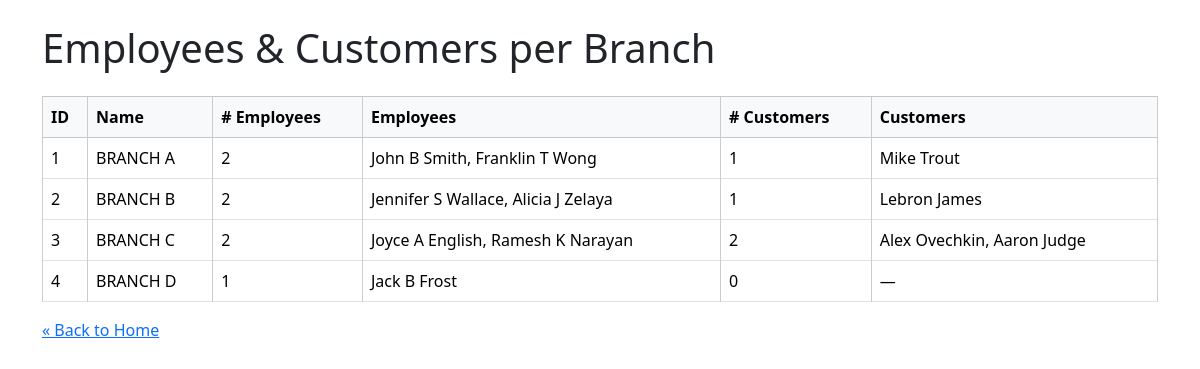
The page /branch_overview.php on the database its author committed.
### tables this page shows
CREATE TABLE BRANCHNAME (
    Branchid INT NOT NULL,
    Branchname VARCHAR(20) NOT NULL,
    
    PRIMARY KEY (Branchid)
);

### branch_overview.php (the view, shortened to what this page needs)
<?php
require_once __DIR__ . '/config.php';
$sqlEmp = $mysqli->query("
    SELECT bn.Branchid,
           bn.Branchname,
           COUNT(e.SSN)          AS emp_cnt,
           GROUP_CONCAT(e.Fullname SEPARATOR ', ') AS emp_list
      FROM branchname bn
 LEFT JOIN employee    e  ON e.Branchid = bn.Branchid
  GROUP BY bn.Branchid
  ORDER BY bn.Branchid
");
$sqlCust = $mysqli->query("
    SELECT bn.Branchid,
           COUNT(c.SSN)          AS cust_cnt,
           GROUP_CONCAT(c.Fullname SEPARATOR ', ') AS cust_list
      FROM branchname bn
 LEFT JOIN employee        pb ON pb.Branchid = bn.Branchid        -- personal banker
 LEFT JOIN customer         c ON c.PersonalbankerSSN = pb.SSN
  GROUP BY bn.Branchid
  ORDER BY bn.Branchid
");
$data = [];
while ($r = $sqlEmp->fetch_assoc()) {
    $data[$r['Branchid']] = [
        'name'     => $r['Branchname'],
        'emp_cnt'  => $r['emp_cnt'],
        'emp_list' => $r['emp_list'],
        'cust_cnt' => 0,
        'cust_list'=> ''
    ];
}
while ($r = $sqlCust->fetch_assoc()) {
    $data[$r['Branchid']]['cust_cnt']  = $r['cust_cnt'];
    $data[$r['Branchid']]['cust_list'] = $r['cust_list'];
}
?>
<!DOCTYPE html>
<html lang="en">
<head>
  <link rel="stylesheet" href="https://cdn.jsdelivr.net/npm/bootstrap@5.3.2/dist/css/bootstrap.min.css">
</head>
<body class="container py-4">
  <h1 class="mb-4">Employees &amp; Customers per Branch</h1>
  <table class="table table-bordered">
    <thead class="table-light">
      <tr>
        <th>ID</th><th>Name</th>
        <th># Employees</th><th>Employees</th>
        <th># Customers</th><th>Customers</th>
      </tr>
    </thead>
    <tbody>
      <?php foreach ($data as $bid => $row): ?>
        <tr>
          <td><?= $bid ?></td>
          <td><?= htmlspecialchars($row['name']) ?></td>
          <td><?= $row['emp_cnt'] ?></td>
          <td><?= htmlspecialchars($row['emp_list'] ?: '—') ?></td>
          <td><?= $row['cust_cnt'] ?></td>
          <td><?= htmlspecialchars($row['cust_list'] ?: '—') ?></td>
        </tr>
      <?php endforeach; ?>
    </tbody>
  </table>
  <p><a href="index.php">« Back to Home</a></p>
</body>
</html>

### branch_overview.php (style rules this page uses)
table { border-collapse:collapse }
td,th { border:1px solid #ccc;padding:6px }

### rows shown on the page
branchname: bid "1", Branchname "BRANCH A", emp_cnt "2", emp_list "John B Smith, Franklin T Wong", Branchid "1", cust_list "Mike Trout"
branchname: bid "2", Branchname "BRANCH B", emp_cnt "2", emp_list "Jennifer S Wallace, Alicia J Zelaya", cust_cnt "1", cust_list "Lebron James"
branchname: bid "3", Branchname "BRANCH C", emp_cnt "2", emp_list "Joyce A English, Ramesh K Narayan", cust_cnt "2", cust_list "Alex Ovechkin, Aaron Judge"
branchname: bid "4", Branchname "BRANCH D", emp_cnt "1", emp_list "Jack B Frost", cust_cnt "0", cust_list "—"
